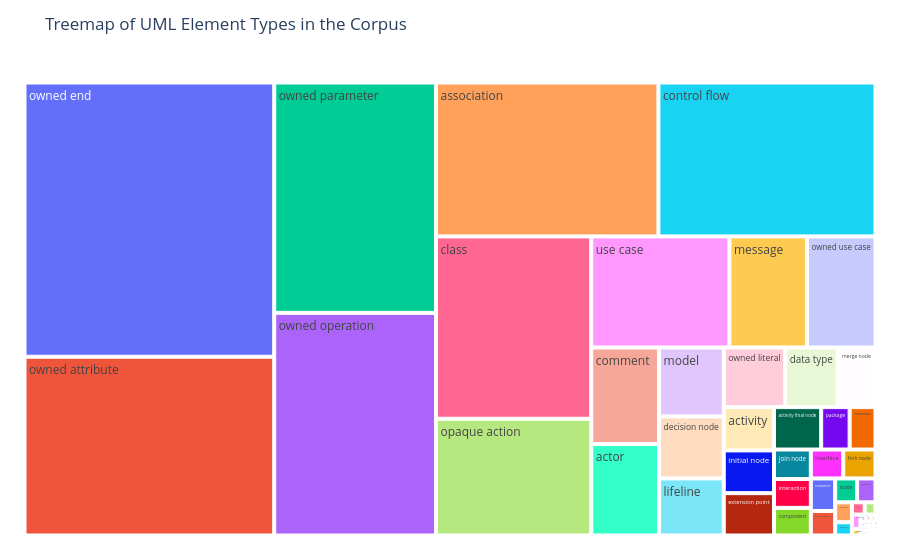

Notebook code for this chart:
### Code cell
type_counts = typed_df.groupby("element_type").size().reset_index(name="count").sort_values("count", ascending=False)

fig = px.treemap(
    type_counts,
    path=["element_type"],
    values="count",
    title="Treemap of UML Element Types in the Corpus",
    template=PLOTLY_TEMPLATE,
)

fig.update_layout(margin=dict(t=60, l=20, r=20, b=20))
fig.show()

### Figure 1 — Plotly figure (JSON) as saved in the notebook; plotly's stock layout.template omitted (floating-point values rounded to 4 significant figures)
{"data": [{"branchvalues": "total", "domain": {"x": [0, 1], "y": [0, 1]}, "hovertemplate": "labels=%{label}<br>count=%{value}<br>parent=%{parent}<br>id=%{id}<extra></extra>", "ids": ["owned end", "owned attribute", "owned parameter", "owned operation", "association", "control flow", "class", "opaque action", "use case", "message", "owned use case", "comment", "actor", "model", "decision node", "lifeline", "owned literal", "data type", "merge node", "activity", "initial node", "extension point", "activity final node", "package", "enumeration", "join node", "interaction", "component", "interface", "fork node", "transition", "instance specification", "state", "collaboration", "flow final node", "activity partition", "pseudostate", "state machine", "guard", "region", "association class", "combined fragment", "redefinable template signature", "final state", "call behavior action", "communication path", "device", "node", "information flow", "artifact", "send signal action", "central buffer node", "data store node", "execution environment", "port", "behavior execution specification", "connection point", "subpartition", "activity parameter node", "enumeration literal", "primitive type"], "labels": ["owned end", "owned attribute", "owned parameter", "owned operation", "association", "control flow", "class", "opaque action", "use case", "message", "owned use case", "comment", "actor", "model", "decision node", "lifeline", "owned literal", "data type", "merge node", "activity", "initial node", "extension point", "activity final node", "package", "enumeration", "join node", "interaction", "component", "interface", "fork node", "transition", "instance specification", "state", "collaboration", "flow final node", "activity partition", "pseudostate", "state machine", "guard", "region", "association class", "combined fragment", "redefinable template signature", "final state", "call behavior action", "communication path", "device", "node", "information flow", "artifact", "send signal action", "central buffer node", "data store node", "execution environment", "port", "behavior execution specification", "connection point", "subpartition", "activity parameter node", "enumeration literal", "primitive type"], "name": "", "parents": ["", "", "", "", "", "", "", "", "", "", "", "", "", "", "", "", "", "", "", "", "", "", "", "", "", "", "", "", "", "", "", "", "", "", "", "", "", "", "", "", "", "", "", "", "", "", "", "", "", "", "", "", "", "", "", "", "", "", "", "", ""], "type": "treemap", "values": [78560.0, 51210.0, 42750.0, 41310.0, 39270.0, 38330.0, 32480.0, 20800.0, 17600.0, 9889.0, 8728.0, 7503.0, 7116.0, 5116.0, 4601.0, 4239.0, 4208.0, 3579.0, 2594.0, 2496.0, 2464.0, 2443.0, 2295.0, 1384.0, 1259.0, 1246.0, 1218.0, 1167.0, 1077.0, 1069.0, 909.0, 685.0, 600.0, 504.0, 383.0, 255.0, 179.0, 152.0, 140.0, 65.0, 47.0, 39.0, 36.0, 32.0, 28.0, 27.0, 23.0, 22.0, 22.0, 19.0, 18.0, 14.0, 10.0, 9.0, 3.0, 3.0, 3.0, 2.0, 2.0, 1.0, 1.0]}], "layout": {"legend": {"tracegroupgap": 0}, "margin": {"b": 20, "l": 20, "r": 20, "t": 60}, "title": {"text": "Treemap of UML Element Types in the Corpus"}}}
